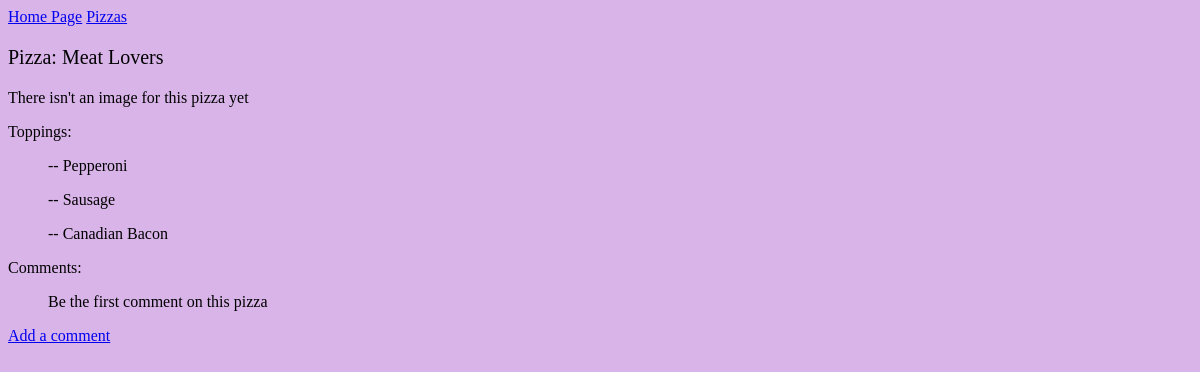
The app's page /pizzas/1/, older data.
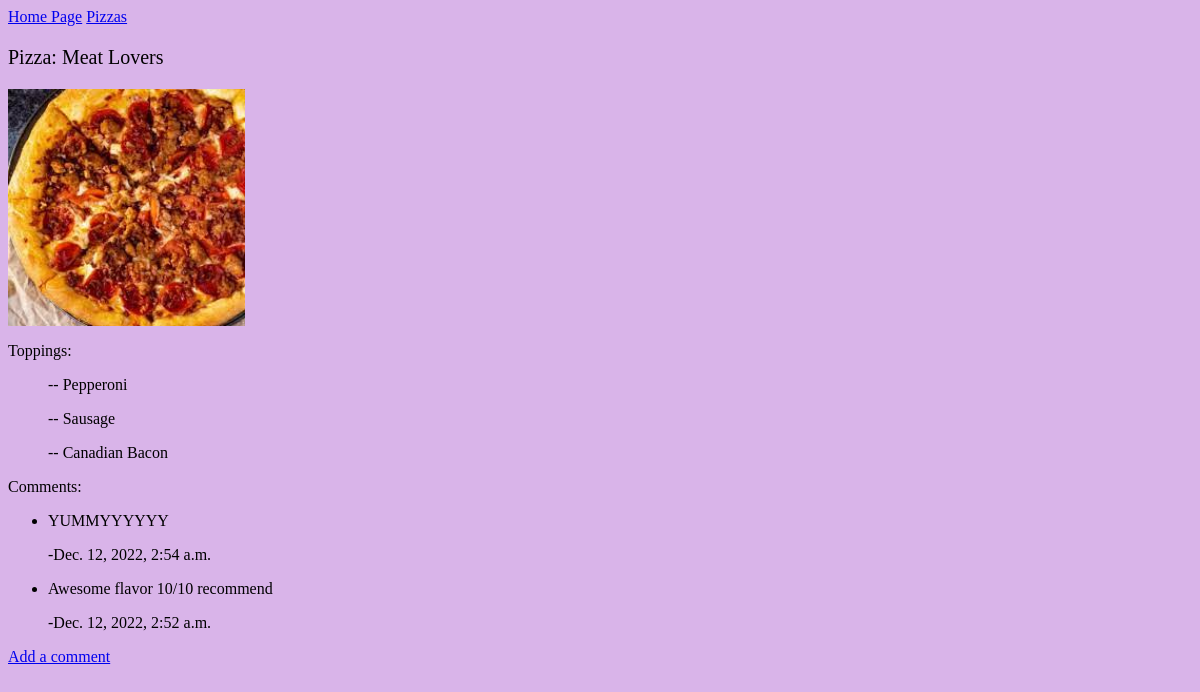
The same page, newer data.
### pizzas/models.py (models this page shows, shortened)
class Topping(models.Model):
    pizza = models.ForeignKey(Pizza, on_delete=models.CASCADE)
    topping_name = models.CharField(max_length=200)

class Image(models.Model):
    pizza = models.ForeignKey(Pizza, on_delete=models.CASCADE)
    image = models.ImageField(upload_to='images/')

class Comment(models.Model):
    pizza = models.ForeignKey(Pizza, on_delete=models.CASCADE)
    text = models.TextField()
    date_added = models.DateTimeField(auto_now_add=True)

### pizzas/views.py (the view)
# urls.py: path('pizzas/<int:pizza_id>/',views.pizza,name='pizza'),
def pizza(request, pizza_id):
    p = Pizza.objects.get(id=pizza_id)
    toppings = Topping.objects.filter(pizza=p)
    new_comments = Comment.objects.filter(pizza=pizza_id).order_by('-date_added')
    image = Image.objects.filter(pizza=pizza_id)
    context = {'pizza':p, 'toppings': toppings, 'new_comments': new_comments, 'image': image}
    return render(request, 'pizzas/pizza.html', context)

### pizzas/models.py (called while the page is built)
    def __str__(self):
        return self.pizza_name

### pizzas/templates/pizzas/pizza.html
{% extends "pizzas/base.html" %}
{% block content %}
{% load static %}
<link rel="stylesheet" href="{% static 'mysecond.css' %}">
<p style="font-size:20px"> Pizza: {{ pizza }} </p>
{% for i in image %}
    <img src="{{  i.image.url  }}" class="img-responsive" style="width: 20%; margin-right: 10px;" />
{% empty %}
<p> There isn't an image for this pizza yet </p>
{% endfor %}
<p> Toppings: </p>
<ul>
    {% for t in toppings %}
    <p>-- {{ t.topping_name}} </p>
    {% endfor %}
</ul>
<p> Comments: </p>
<ul>
    {% for c in new_comments %}
        <li>{{ c.text }}</li>
        <p> -{{ c.date_added }} </p>
    {%empty%}
    <p>Be the first comment on this pizza</p>
    {% endfor %}
</ul>
    <p><a href="{% url 'pizzas:comment' pizza.id %}"> Add a comment </a></p>
{% endblock content%}

Row changes from the older to the newer data that the page shows:
added Image: image (picture)
added Comment: text "YUMMYYYYYY", date_added "Dec. 12, 2022, 2:54 a.m."
added Comment: text "Awesome flavor 10/10 recommend", date_added "Dec. 12, 2022, 2:52 a.m."
Text that changed along with them:
text no longer shown: "There isn't an image for this pizza yet Be the first comment on this pizza"
